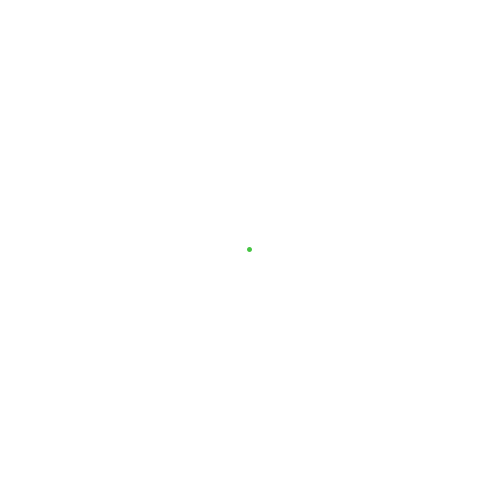
Frame 1 (no input)
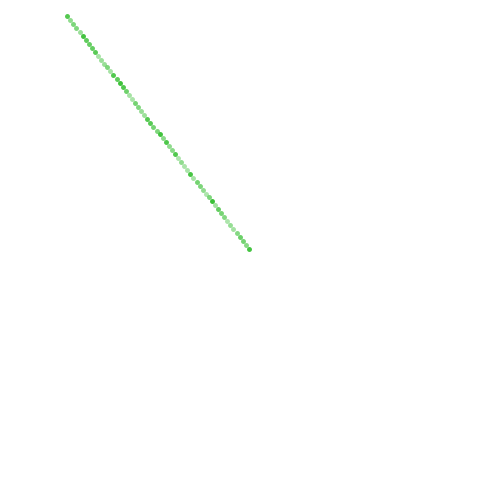
Frame 60 (the mouse pressed at the canvas centre just before this capture)
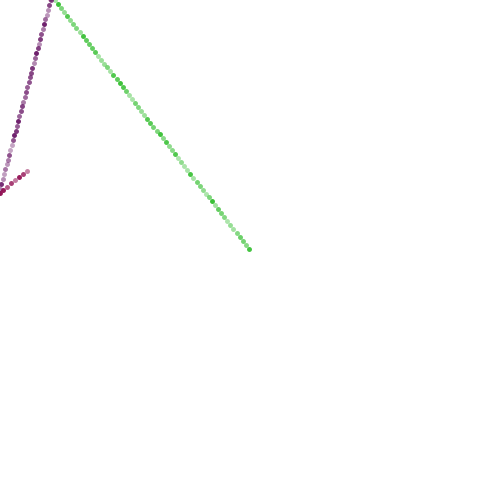
Frame 120 (the mouse held since frame 60 and released just before this capture)

The Processing sketch that drew these frames (run headless with seeded random() and noise(); from frame 60 on, the mouse is pressed at the canvas centre):

// Processing sketch: freedom_line2
// ── freedom_line2.pde
int angle=0;
float radius=1;
float cx,cy;
color iro;
void setup() {
  size(500,500);
  background(255);
  angle = int(random(360));
  cx = width/2;
  cy = height/2;
  iro = color(random(200),random(200),random(200));
}

void draw() {
  float x = cx + radius * cos(angle*PI/180);
  float y = cy + radius * sin(angle*PI/180);
  strokeWeight(5);
  stroke(iro,random(100,255));
  point(x,y);
  if (x<0 || x>width || y<0 || y>height) {
    radius=1;
    cx = x;
    cy = y;
    iro = color(random(200),random(200),random(200));
  }
  else radius+=5;
  if (x<0) angle = int(random(-90,90));
  if (x>width) angle = int(random(90,270));
  if (y<0) angle = int(random(0,180));
  if (y>height) angle = int(random(180,360));
}
